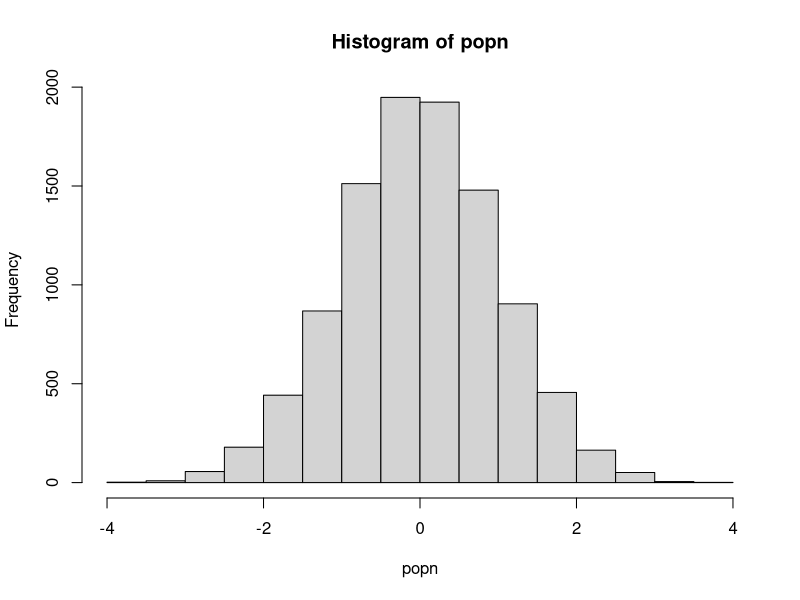

Generate this figure with R:
## Script: PP_regress.R
## Author: Sam Turner sat19@ic.ac.uk
## About: Demonstrate speed benefit of preallocation and vectorization

# clear environment
rm(list=ls())

######### Functions ##########

## A function to take a sample of size n from a population "popn" and return its mean

myexperiment <- function(popn, n){
    pop_sample <- sample(popn,n,replace=FALSE)
    return(mean(pop_sample))
}

## Calculate means using a for loop without preallocation:

loopy_sample1 <- function(popn,n,num){
    result1 <- vector()
    for(i in 1:num){
        result1 <- c(result1, myexperiment(popn,n))

    }
    return(result1)
}

## To run "num" iterations of the experiment using a for loop on a vector with preallocation:

loopy_sample2 <- function(popn,n,num){
    result2 <- vector(,num)
    for(i in 1:num){
        result2[i] <- myexperiment(popn,n)
    }
    return(result2)
}

## To run "num" iterations of the experiment using a for loop on a list with preallocation:

loopy_sample3 <- function(popn, n, num){
	result3 <- vector("list", num) #Preallocate expected size
	for(i in 1:num){
		result3[[i]] <- myexperiment(popn, n)
    }
	return(result3)
}


## To run "num" iterations of the experiment using vectorization with lapply:

lapply_sample <- function(popn, n, num){
	result4 <- lapply(1:num, function(i) myexperiment(popn, n))
	return(result4)
}

## To run "num" iterations of the experiment using vectorization with lapply:
sapply_sample <- function(popn, n, num){
	result5 <- sapply(1:num, function(i) myexperiment(popn, n))
	return(result5)
}


popn <- rnorm(10000) # Generate the population
hist(popn)

n <- 20 # sample size for each experiment
num <- 10000 # Number of times to rerun the experiment

print("The loopy, non-preallocation approach takes:" )
print(system.time(loopy_sample1(popn, n, num)))

print("The loopy, but with preallocation approach takes:" )
print(system.time(loopy_sample2(popn, n, num)))

print("The loopy, preallocation list approach takes:" )
print(system.time(loopy_sample3(popn, n, num)))

print("The vectorized sapply approach takes:" )
print(system.time(sapply_sample(popn, n, num)))

print("The vectorized lapply approach takes:" )
print(system.time(lapply_sample(popn, n, num)))


